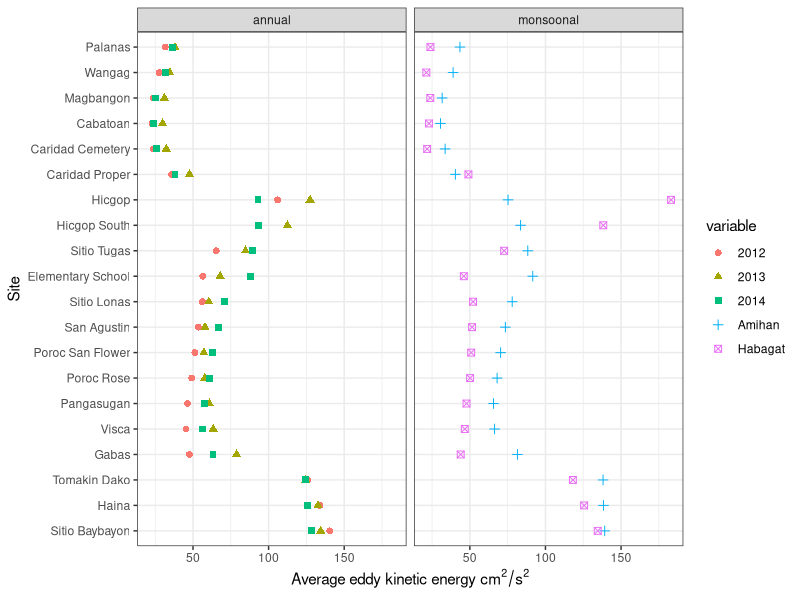
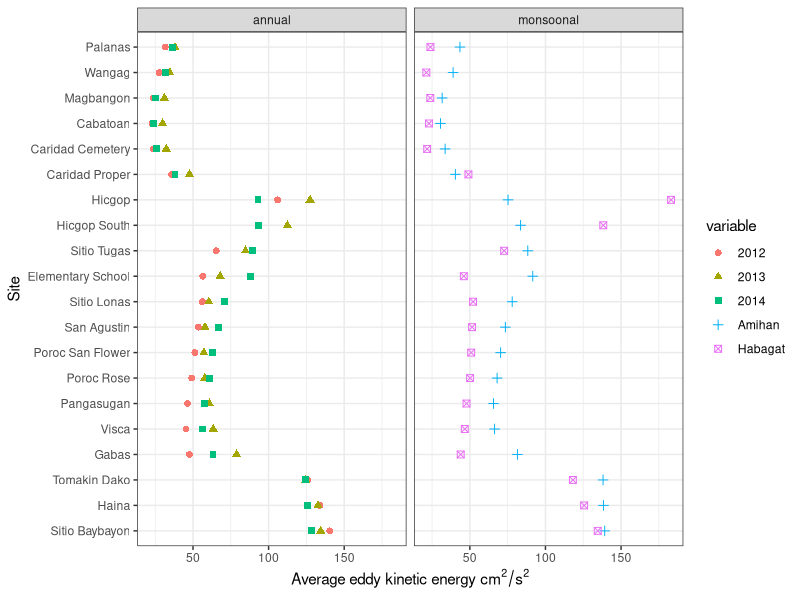

These figures' R source, in order:
# R script to make Fig. S2 (plot of EKE by site)

# load libraries and read in EKE calculations
require(data.table)
require(ggplot2)

VelFields <- fread("ROMS/data/EKE.csv")

# averages across sites (for Table S3)
means <- colMeans(VelFields[,2:ncol(VelFields)])
means # averages across sites
apply(VelFields[,2:ncol(VelFields)], MARGIN=2, FUN=sd) # standard deviations across sites


mean(means[c('Jun2011-May2012', 'Jun2012-May2013', 'Jun2013-May2014')]) # average across years
sd(VelFields[,c(`Jun2011-May2012`, `Jun2012-May2013`, `Jun2013-May2014`)]) # std dev across years

#change to long format for plotting. rename some varibales.
VelFieldsLong <- melt(VelFields, id.vars = "Location")[ 
	, Location := gsub("_", " ", Location)][
	variable == "NEM_Amihan", variable := 'Amihan'][
	variable == "SWM_Habagat", variable := "Habagat"][
    variable == "Jun2011-May2012", variable := "2012"][
    variable == "Jun2012-May2013", variable := "2013"][
    variable == "Jun2013-May2014", variable := "2014"][
    , time_scale := ifelse(variable %in% c("2012", "2013", "2014"), "annual", "monsoonal")][
    Location == "Tamakin Dacot", Location := "Tomakin Dako"]

#order sites N-S
VelFieldsLong$Location <- factor(VelFieldsLong$Location, levels = rev(c("Palanas", "Wangag", "Magbangon", "Cabatoan", "Caridad Cemetery", "Caridad Proper", "Hicgop", "Hicgop South", "Sitio Tugas", "Elementary School", "Sitio Lonas", "San Agustin", "Poroc San Flower", "Poroc Rose",  "Pangasugan", "Visca", "Gabas", "Tomakin Dako", "Haina", "Sitio Baybayon")))
VelFieldsLong$variable <- factor(VelFieldsLong$variable, levels = c('2012', '2013', '2014', 'Amihan', 'Habagat'))

EKE_avg <- ggplot()+
    geom_point(data=VelFieldsLong, aes(x=value, y=Location, color=variable, shape=variable), size=2)+
    labs(y="Site", x = expression ("Average eddy kinetic energy"~cm^2/s^2))+
    theme_bw()+
	facet_wrap(~ time_scale, ncol=2)
EKE_avg

ggsave(filename="Camotes_EKE_Avg.pdf",  plot=EKE_avg, path="script_output/plots/", units="cm", width=15, height=15)